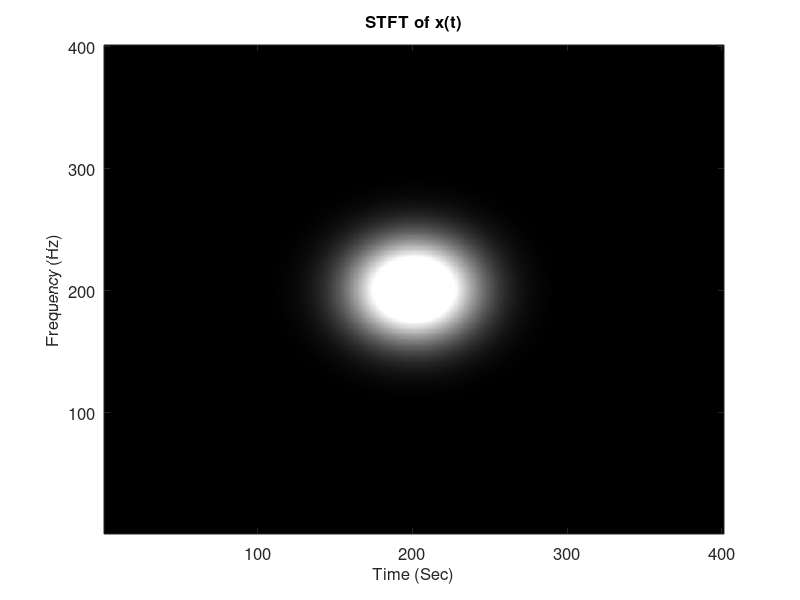

Write the MATLAB code that produced this figure.
%% inputs

dt = 1/50;
df = 1/50;
t = -4:dt:4;
f = -4:dt:4;
x = exp(-pi * t.^2);
sigma = 1;

%% parameters

n = t / dt;
m = f / df;

Q = floor(1.9143/sqrt(sigma)/dt);
B = Q * dt;

%% window function
w = -B:dt:B;
w = (sigma^0.25)*exp(-pi*sigma.*w.*w);

%% padding
pad = zeros(1,Q);
x_pad = [pad x pad];

%x1 = conv(x_pad,w);
%x1 = x1(2*Q+1:2*Q+length(t));

%% output

X = zeros(length(t),length(f));   

i = 1:2*Q+1;
for a = 1:length(m)
    for b = 1:length(n)
        X(a,b) = sum(w .* x_pad(b+i-1) .* exp(-1i * (n(b)+i-1-Q) * 2 * pi * dt * df * m(a)) * dt);
    end
end

%% plot
figure
C = 400;
image(abs(X)/max(max(abs(X)))*C)   % C 是一個常數，我習慣選 C=400
% 或 image(t, f, abs(y)/max(max(abs(y)))*C) 
colormap(gray(256))         % 變成 gray-level 的圖
set(gca,'Ydir','normal')    % 若沒這一行, y-axis 的方向是倒過來的

set(gca,'Fontsize',12)        % 改變橫縱軸數值的 font sizes 
xlabel('Time (Sec)','Fontsize',12)             % x-axis
ylabel('Frequency (Hz)','Fontsize',12)      % y-axis
title('STFT of x(t)','Fontsize',12)              % title
